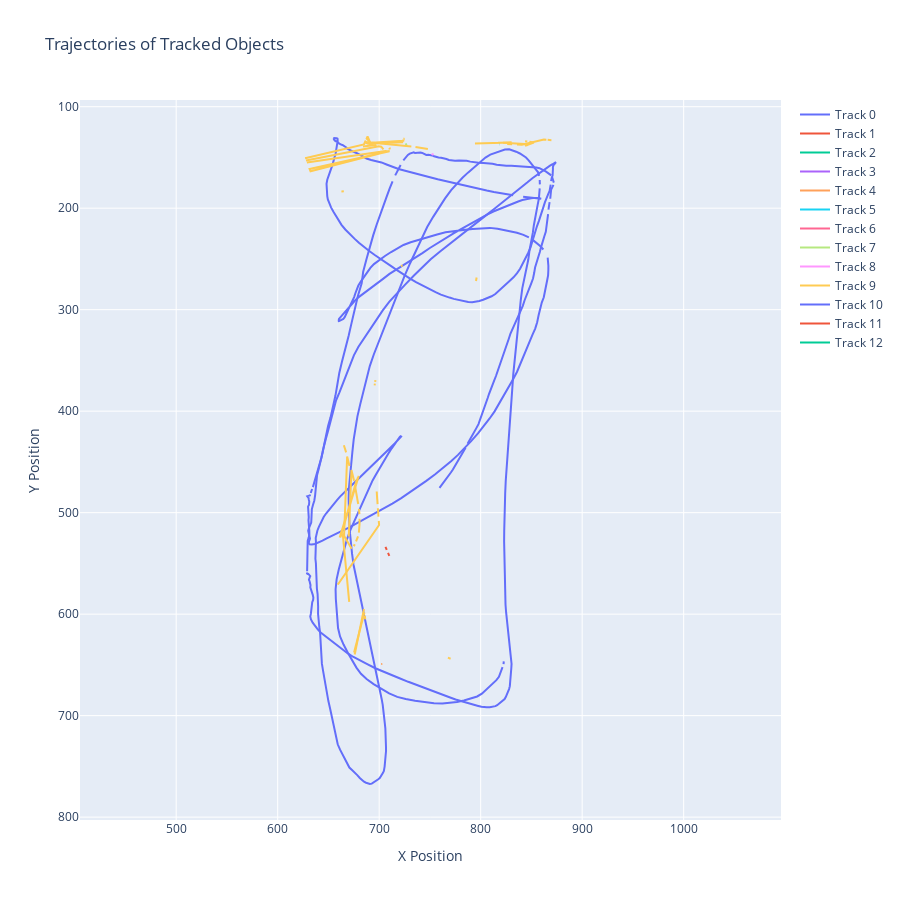

This figure's notebook cell:
### Code cell
fig = go.Figure()

for i in range(x_pos.shape[0]):
    fig.add_trace(go.Scatter(
        x=x_pos[i], 
        y=y_pos[i], 
        mode='lines', 
        name=f'Track {i}'
    ))

fig.update_layout(
    title='Trajectories of Tracked Objects',
    xaxis_title='X Position',
    yaxis_title='Y Position',
    yaxis=dict(
        autorange="reversed", # Invert Y axis to match image coordinates
        scaleanchor="x",      # Link y-axis scale to x-axis
        scaleratio=1          # Ensure 1:1 aspect ratio
    ),
    width=900,
    height=900
)

fig.show()

### Figure 1 — Plotly figure (JSON) as saved in the notebook; plotly's stock layout.template omitted (floating-point values rounded to 4 significant figures; data arrays with more than 128 entries replaced by an {"elided": "..."} marker saying what was removed)
{"data": [{"mode": "lines", "name": "Track 0", "type": "scatter", "x": {"elided": "1000 float values"}, "y": {"elided": "1000 float values"}}, {"mode": "lines", "name": "Track 1", "type": "scatter", "x": {"elided": "1000 float values"}, "y": {"elided": "1000 float values"}}, {"mode": "lines", "name": "Track 2", "type": "scatter", "x": {"elided": "1000 float values"}, "y": {"elided": "1000 float values"}}, {"mode": "lines", "name": "Track 3", "type": "scatter", "x": {"elided": "1000 float values"}, "y": {"elided": "1000 float values"}}, {"mode": "lines", "name": "Track 4", "type": "scatter", "x": {"elided": "1000 float values"}, "y": {"elided": "1000 float values"}}, {"mode": "lines", "name": "Track 5", "type": "scatter", "x": {"elided": "1000 float values"}, "y": {"elided": "1000 float values"}}, {"mode": "lines", "name": "Track 6", "type": "scatter", "x": {"elided": "1000 float values"}, "y": {"elided": "1000 float values"}}, {"mode": "lines", "name": "Track 7", "type": "scatter", "x": {"elided": "1000 float values"}, "y": {"elided": "1000 float values"}}, {"mode": "lines", "name": "Track 8", "type": "scatter", "x": {"elided": "1000 float values"}, "y": {"elided": "1000 float values"}}, {"mode": "lines", "name": "Track 9", "type": "scatter", "x": {"elided": "1000 float values"}, "y": {"elided": "1000 float values"}}, {"mode": "lines", "name": "Track 10", "type": "scatter", "x": {"elided": "1000 float values"}, "y": {"elided": "1000 float values"}}, {"mode": "lines", "name": "Track 11", "type": "scatter", "x": {"elided": "1000 float values"}, "y": {"elided": "1000 float values"}}, {"mode": "lines", "name": "Track 12", "type": "scatter", "x": {"elided": "1000 float values"}, "y": {"elided": "1000 float values"}}], "layout": {"height": 900, "title": {"text": "Trajectories of Tracked Objects"}, "width": 900, "xaxis": {"title": {"text": "X Position"}}, "yaxis": {"autorange": "reversed", "scaleanchor": "x", "scaleratio": 1, "title": {"text": "Y Position"}}}}
